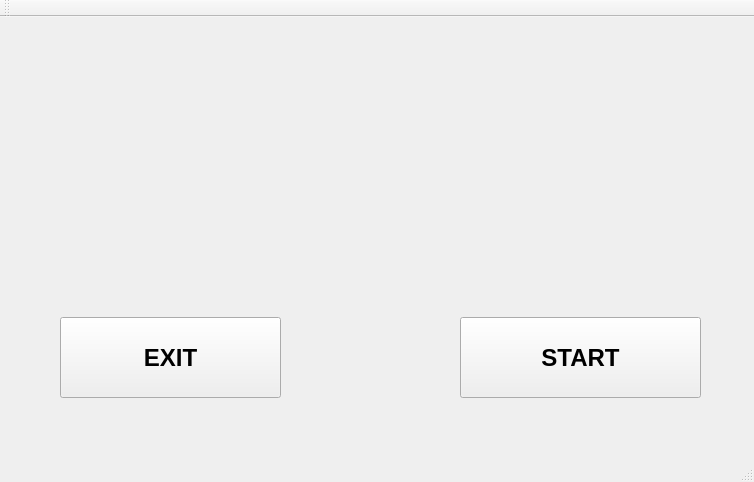
<?xml version="1.0" encoding="UTF-8"?>
<ui version="4.0">
 <class>MainWindow</class>
 <widget class="QMainWindow" name="MainWindow">
  <property name="geometry">
   <rect>
    <x>0</x>
    <y>0</y>
    <width>754</width>
    <height>482</height>
   </rect>
  </property>
  <property name="windowTitle">
   <string>MainWindow</string>
  </property>
  <widget class="QWidget" name="centralWidget">
   <widget class="QPushButton" name="exitButton">
    <property name="geometry">
     <rect>
      <x>60</x>
      <y>300</y>
      <width>221</width>
      <height>81</height>
     </rect>
    </property>
    <property name="font">
     <font>
      <family>Helvetica</family>
      <pointsize>18</pointsize>
      <weight>75</weight>
      <bold>true</bold>
     </font>
    </property>
    <property name="text">
     <string>EXIT</string>
    </property>
   </widget>
   <widget class="QPushButton" name="startButton">
    <property name="geometry">
     <rect>
      <x>460</x>
      <y>300</y>
      <width>241</width>
      <height>81</height>
     </rect>
    </property>
    <property name="font">
     <font>
      <family>Helvetica</family>
      <pointsize>18</pointsize>
      <weight>75</weight>
      <bold>true</bold>
     </font>
    </property>
    <property name="text">
     <string>START</string>
    </property>
   </widget>
   <widget class="QLabel" name="l1">
    <property name="geometry">
     <rect>
      <x>-50</x>
      <y>-40</y>
      <width>831</width>
      <height>491</height>
     </rect>
    </property>
    <property name="text">
     <string/>
    </property>
    <property name="pixmap">
     <pixmap resource="res.qrc">:/img/pics/main.jpg</pixmap>
    </property>
   </widget>
   <zorder>l1</zorder>
   <zorder>exitButton</zorder>
   <zorder>startButton</zorder>
  </widget>
  <widget class="QMenuBar" name="menuBar">
   <property name="geometry">
    <rect>
     <x>0</x>
     <y>0</y>
     <width>754</width>
     <height>21</height>
    </rect>
   </property>
  </widget>
  <widget class="QToolBar" name="mainToolBar">
   <attribute name="toolBarArea">
    <enum>TopToolBarArea</enum>
   </attribute>
   <attribute name="toolBarBreak">
    <bool>false</bool>
   </attribute>
  </widget>
  <widget class="QStatusBar" name="statusBar"/>
 </widget>
 <layoutdefault spacing="6" margin="11"/>
 <resources>
  <include location="res.qrc"/>
 </resources>
 <connections>
  <connection>
   <sender>exitButton</sender>
   <signal>clicked()</signal>
   <receiver>MainWindow</receiver>
   <slot>close()</slot>
   <hints>
    <hint type="sourcelabel">
     <x>237</x>
     <y>391</y>
    </hint>
    <hint type="destinationlabel">
     <x>238</x>
     <y>452</y>
    </hint>
   </hints>
  </connection>
 </connections>
</ui>
